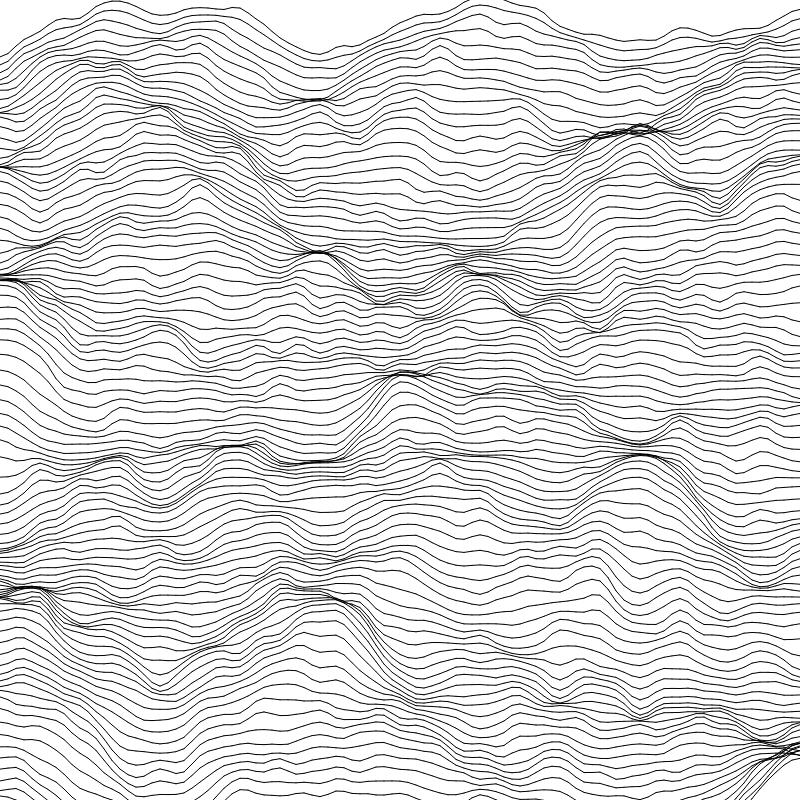
Frame 1 (no input)
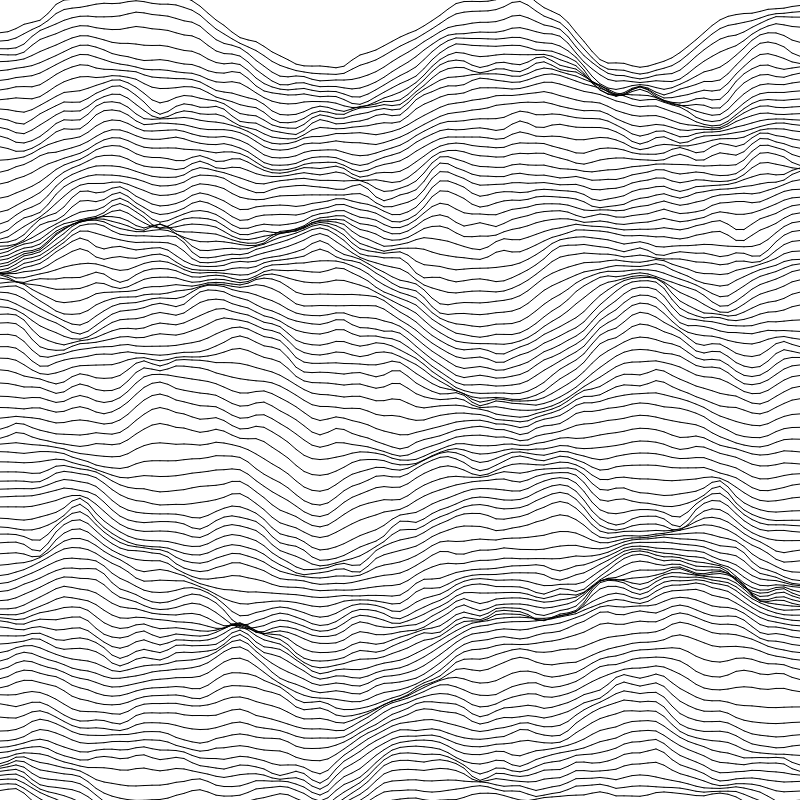
Frame 60 (no input)
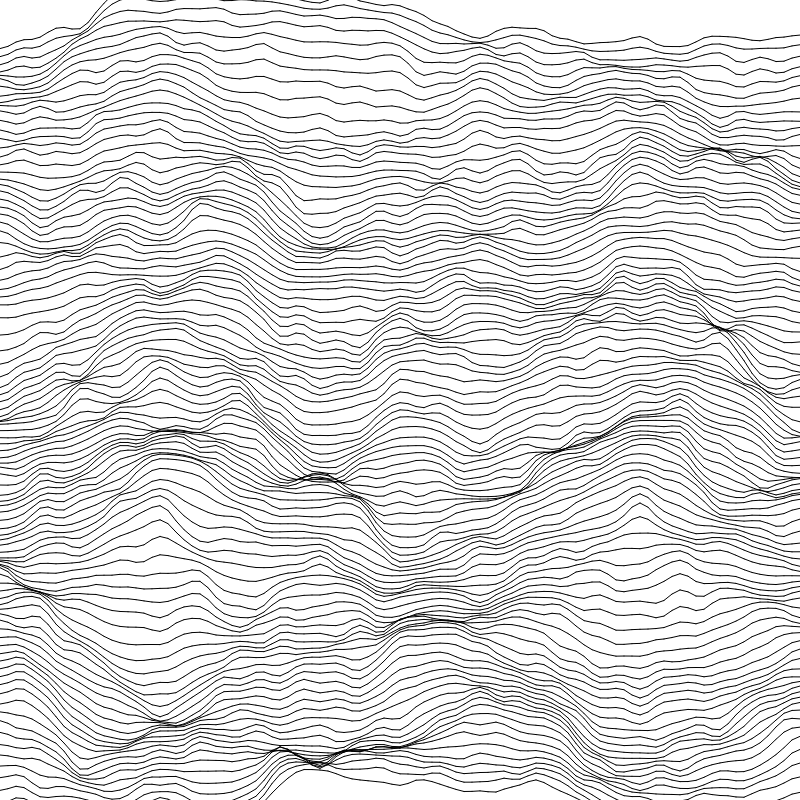
Frame 120 (the mouse pressed at the canvas centre since frame 60)

The p5.js sketch that drew these frames (run headless with seeded random() and noise() and a simulated clock; from frame 60 on, the mouse is pressed at the canvas centre):

// p5.js sketch
// ── sketch.js
const CNV_SIZE = 800;
const gridCount = 100;

let smoothingSlider;

let noiseScale = 0.05;
let noiseAmp = 20;

const gridSize = CNV_SIZE / gridCount;

function setup() {
  createCanvas(CNV_SIZE, CNV_SIZE, document.getElementById('canvas3'));
}

function draw() {
  background(255);
  
  for (let i = 0; i < gridCount; i++) {
    for (let j = 0; j < gridCount; j++) {
      const p1 = getPoint(i, j);
      const p2 = getPoint(i+1, j);
      const c1 = getPoint(i-1, j);
      
      line(
        p1.x, 
        p1.y,  
        p2.x, 
        p2.y
      );
    }
  }
}

function getPoint(i, j) {
  const x = i*gridSize;
  const y = (j + noise(i * noiseScale, j * noiseScale, frameCount/60) * noiseAmp)*gridSize - 50;
  
  return {x, y};
}
